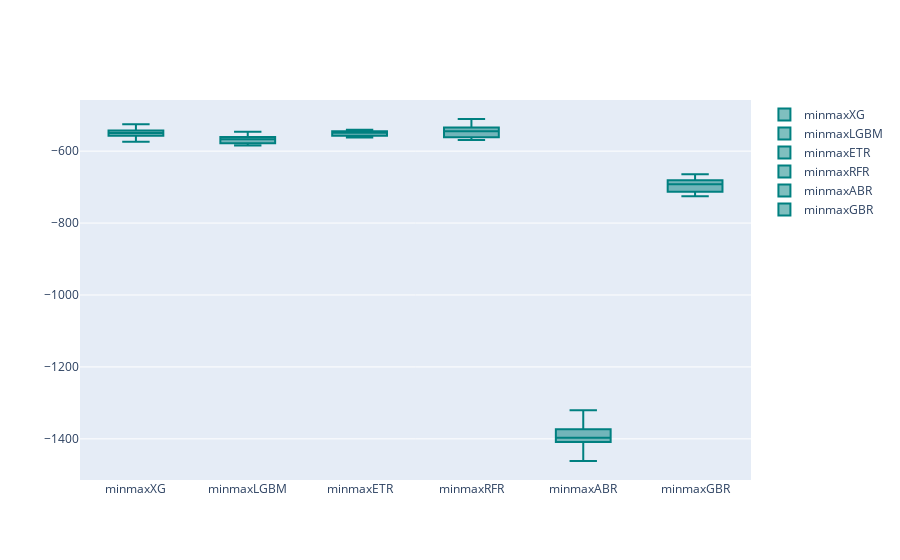

The code cell stored with this chart in its notebook:
### Code cell
"""models = GetScaledModel('minmax')
names,results = BasedLine2(X_train_c, y_train_c,models, 'neg_mean_absolute_error')
PlotBoxR().PlotResult(names,results)

scaledScoreMinMax_c = ScoreDataFrame(names,results)
compareModels = pd.concat([basedLineScore,
                           scaledScoreStandard,
                          scaledScoreMinMax,
                          scaledScoreMinMax_c], axis=1)
compareModels"""

### Figure 1 — Plotly figure (JSON) as saved in the notebook; plotly's stock layout.template omitted (floating-point values rounded to 4 significant figures)
{"data": [{"marker": {"color": "rgb(0, 128, 128)"}, "name": "minmaxXG", "type": "box", "y": [-557.5, -552.8, -551.7, -573.6, -573.4, -539.4, -542.6, -546.4, -525.6, -547.8]}, {"marker": {"color": "rgb(0, 128, 128)"}, "name": "minmaxLGBM", "type": "box", "y": [-565.1, -577.8, -584.1, -560.4, -576.5, -579.0, -546.1, -568.9, -558.8, -565.0]}, {"marker": {"color": "rgb(0, 128, 128)"}, "name": "minmaxETR", "type": "box", "y": [-542.5, -557.4, -558.0, -550.9, -561.8, -546.4, -544.4, -554.8, -540.7, -546.5]}, {"marker": {"color": "rgb(0, 128, 128)"}, "name": "minmaxRFR", "type": "box", "y": [-510.7, -568.7, -548.3, -563.2, -547.3, -561.3, -534.4, -542.4, -542.7, -526.1]}, {"marker": {"color": "rgb(0, 128, 128)"}, "name": "minmaxABR", "type": "box", "y": [-1389.0, -1404.0, -1462.0, -1399.0, -1394.0, -1321.0, -1328.0, -1415.0, -1373.0, -1409.0]}, {"marker": {"color": "rgb(0, 128, 128)"}, "name": "minmaxGBR", "type": "box", "y": [-684.5, -695.0, -725.6, -689.1, -667.5, -681.3, -713.4, -713.3, -698.6, -664.1]}], "layout": {}}
